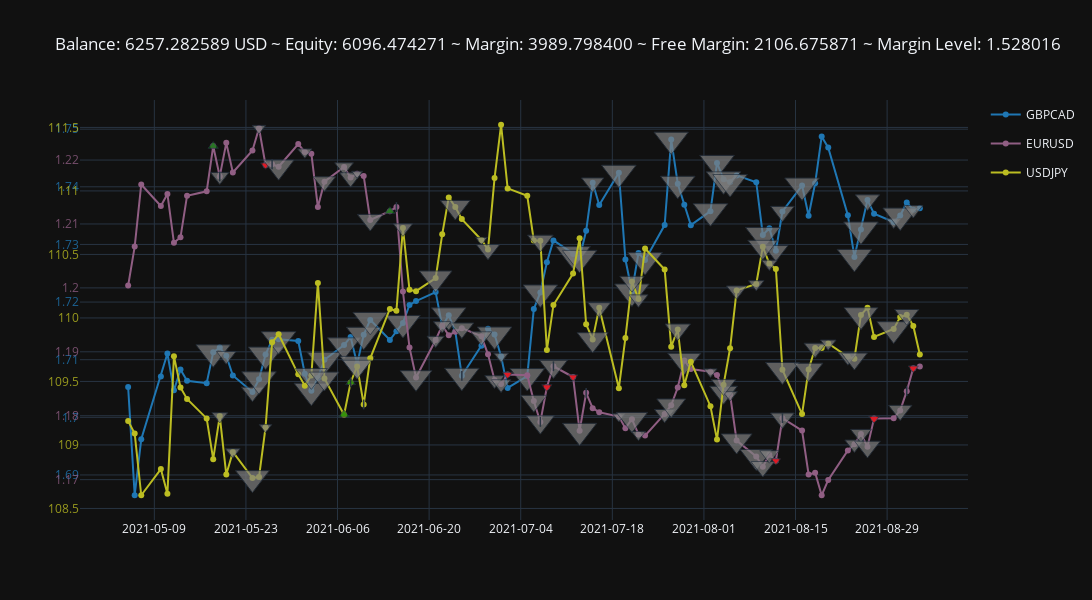

The notebook cell this image was saved under:
### Markdown cell above
Render in **advanced_mode** figure
- Clicking on a symbol name will hide/show its plot
- Hovering over points and markers will display their details
- The size of the triangles indicates their relative volume

### Code cell
env.render('advanced_figure', time_format='%Y-%m-%d')
